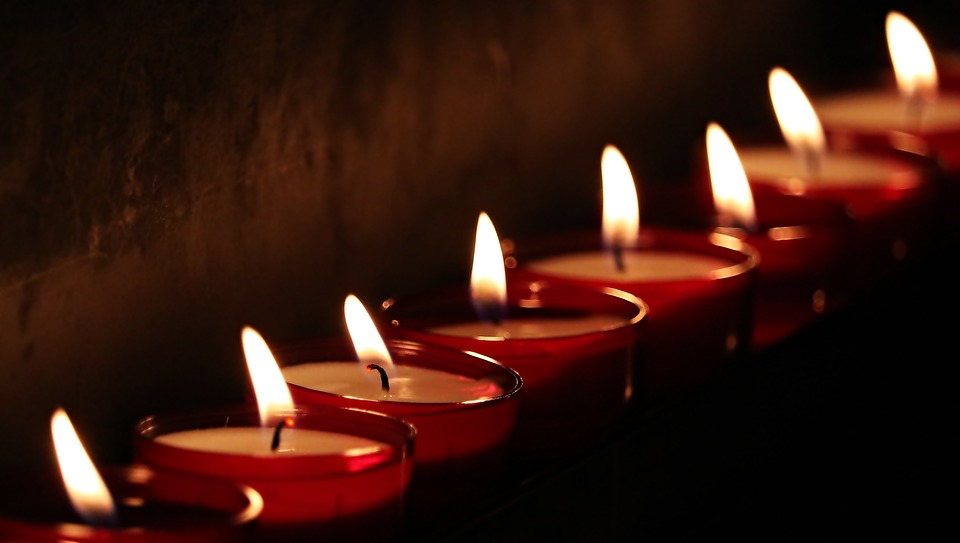
#> input picture data/images/candle.jpg, 960 x 543 px
$ python 25_gamma.py
#> lines starting #> are read from the running program, lines starting #| are printed output that depends on the picture
import cv2
import numpy as np

img = cv2.imread('data/images/candle.jpg', 1)
#> img is the input picture: shape (543, 960, 3); mean B, G, R 15.7, 24.6, 56.2

cv2.imshow("original", img)

gamma = 1.5


# 이미지는 0부터 255까지이므로, 이 이미지 범위에 해당하는 모든 숫자를 가져온다.

fullRange = np.arange(0, 255+1)

print(fullRange)


# 감마보정을 통해서, 원래의 0~255까지의 숫자를  => 보정한 숫자로 변경한다

LookupTable = 255 * np.power ((fullRange / 255.0) , gamma )


# 감마보정을 통해서 나온 연산 결과는, Float이므로, uint8로 다시 변경해야한다.

LookupTable = np.uint8(LookupTable)

# 즉, 0~255를 감마보정을 통해 대칭된 숫자를 얻어온다 그것이 LookupTable
print(LookupTable)


# 이를 cv2.LUT함수를 통해서
# 원본이미지를 내가 원하는 룩업테이블의 값으로 매칭하여, 변경해준 이미지로 얻어온다
# LUT = lookupTable

output = cv2.LUT(img, LookupTable)
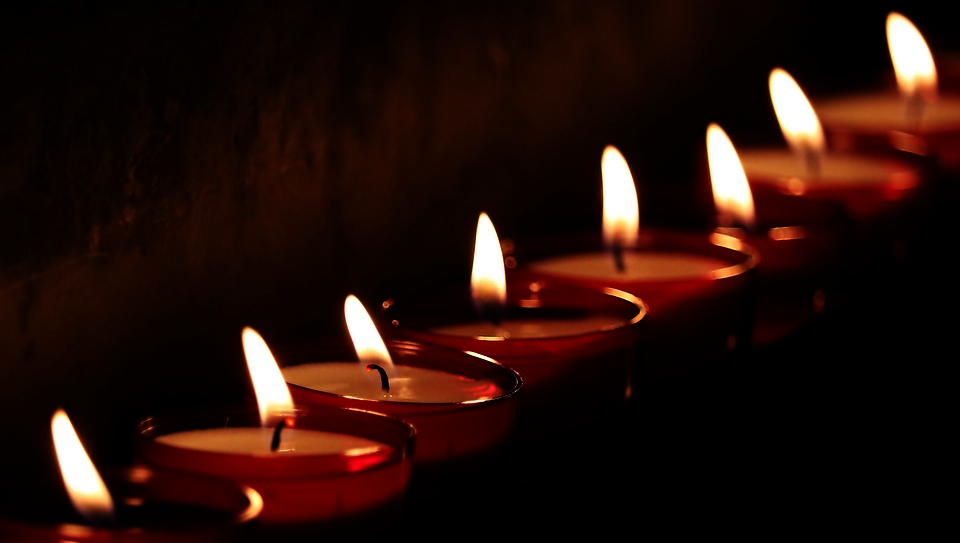
#> output: shape (543, 960, 3); mean B, G, R 9.8, 15, 36.7

combined = np.hstack([img, output])
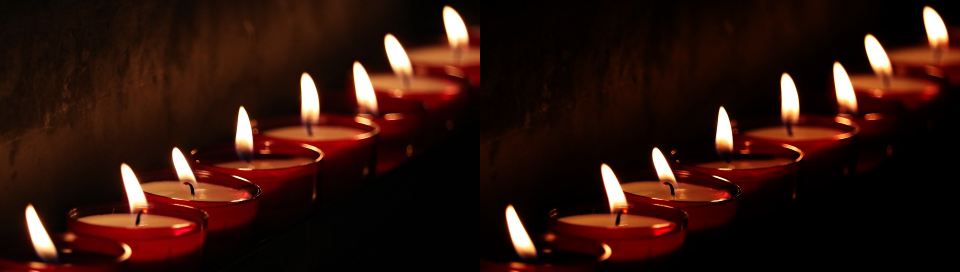
#> combined: shape (543, 1920, 3) (shown at 1/2 size); mean B, G, R 12.7, 19.8, 46.4

cv2.imshow("combined", combined)

cv2.waitKey(0)
cv2.destroyAllWindows()
